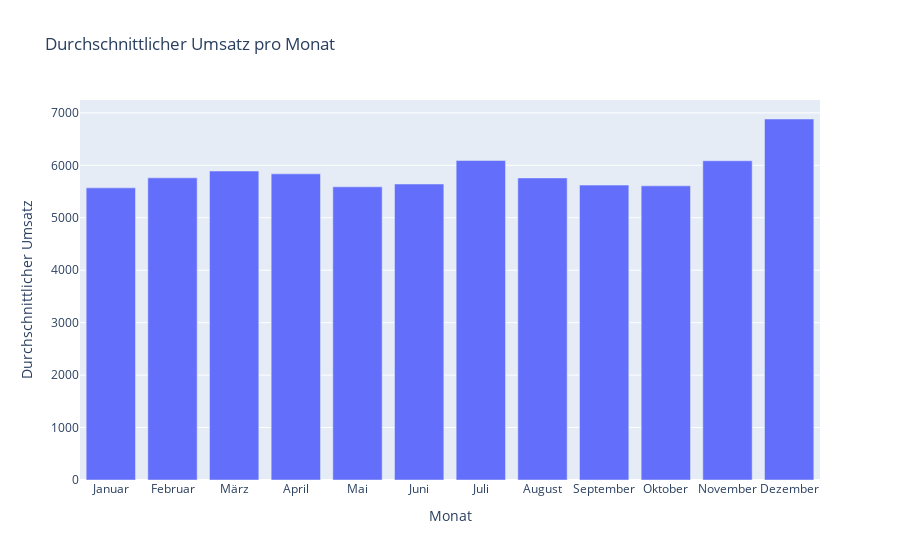

The notebook cell saved with this chart:
### Markdown cell above
## Durchschnittliche Verkäufe pro Monat

### Code cell
average_sales_per_month = train_df.groupby('Month')['Sales'].mean().reset_index()

fig = px.bar(average_sales_per_month, x='Month', y='Sales',
             labels={'Month': 'Monat', 'Sales': 'Durchschnittlicher Umsatz'},
             title='Durchschnittlicher Umsatz pro Monat')
fig.update_xaxes(tickmode='array', tickvals=list(range(1, 13)),
                 ticktext=['Januar', 'Februar', 'März', 'April', 'Mai', 'Juni', 'Juli', 'August', 'September', 'Oktober', 'November', 'Dezember'])
fig.show()

### Figure 1 — Plotly figure (JSON) as saved in the notebook; plotly's stock layout.template omitted (floating-point values rounded to 4 significant figures)
{"data": [{"alignmentgroup": "True", "hovertemplate": "Monat=%{x}<br>Durchschnittlicher Umsatz=%{y}<extra></extra>", "legendgroup": "", "marker": {"color": "#636efa", "pattern": {"shape": ""}}, "name": "", "offsetgroup": "", "orientation": "v", "showlegend": false, "textposition": "auto", "type": "bar", "x": [1, 2, 3, 4, 5, 6, 7, 8, 9, 10, 11, 12], "xaxis": "x", "y": [5570.0, 5761.0, 5891.0, 5838.0, 5590.0, 5644.0, 6091.0, 5760.0, 5623.0, 5609.0, 6087.0, 6883.0], "yaxis": "y"}], "layout": {"barmode": "relative", "legend": {"tracegroupgap": 0}, "title": {"text": "Durchschnittlicher Umsatz pro Monat"}, "xaxis": {"anchor": "y", "domain": [0, 1], "tickmode": "array", "ticktext": ["Januar", "Februar", "März", "April", "Mai", "Juni", "Juli", "August", "September", "Oktober", "November", "Dezember"], "tickvals": [1, 2, 3, 4, 5, 6, 7, 8, 9, 10, 11, 12], "title": {"text": "Monat"}}, "yaxis": {"anchor": "x", "domain": [0, 1], "title": {"text": "Durchschnittlicher Umsatz"}}}}
